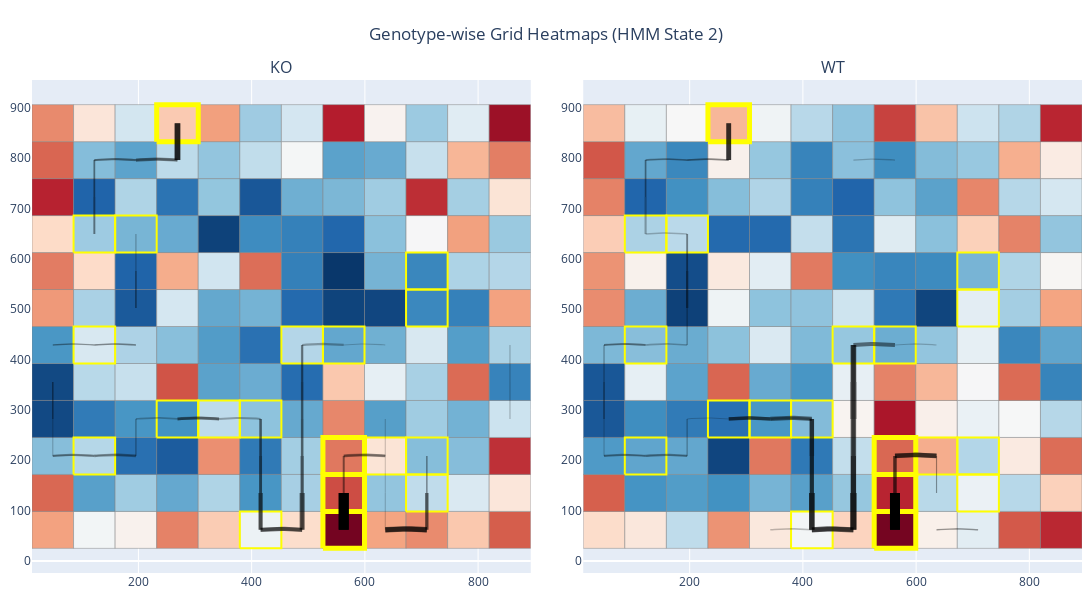

This figure's notebook cell:
### Markdown cell above
## Interactive Heatmap version of all genotypes

### Code cell
from compass_labyrinth.post_hoc_analysis.level_1 import plot_all_genotype_interactive_heatmaps


plot_all_genotype_interactive_heatmaps(
    config=config,
    df_hmm=df_hmm,
    grid_filename="Session-3 grid.shp",
    hmm_state=2,
    decision_grids="decision_reward",
    target_grids="target_zone",
    top_percent=.1,
)
